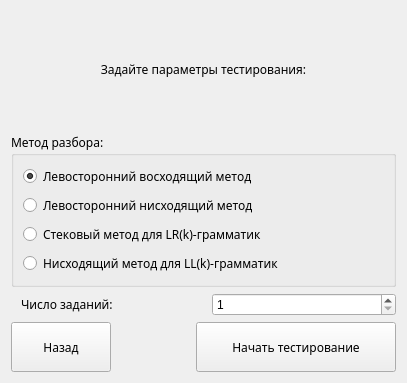
<?xml version="1.0" encoding="UTF-8"?>
<ui version="4.0">
 <class>SetWindow</class>
 <widget class="QWidget" name="SetWindow">
  <property name="geometry">
   <rect>
    <x>0</x>
    <y>0</y>
    <width>407</width>
    <height>383</height>
   </rect>
  </property>
  <property name="windowTitle">
   <string>Настройки тестирования</string>
  </property>
  <layout class="QVBoxLayout" name="verticalLayout_3">
   <item>
    <widget class="QLabel" name="label_2">
     <property name="font">
      <font>
       <family>Century Gothic</family>
       <pointsize>9</pointsize>
      </font>
     </property>
     <property name="text">
      <string>Задайте параметры тестирования:</string>
     </property>
     <property name="alignment">
      <set>Qt::AlignCenter</set>
     </property>
    </widget>
   </item>
   <item>
    <widget class="QGroupBox" name="groupBox">
     <property name="font">
      <font>
       <family>Century Gothic</family>
       <pointsize>9</pointsize>
      </font>
     </property>
     <property name="title">
      <string>Метод разбора:</string>
     </property>
     <layout class="QVBoxLayout" name="verticalLayout_2">
      <item>
       <layout class="QVBoxLayout" name="verticalLayout">
        <item>
         <widget class="QRadioButton" name="radioButtonLtoR">
          <property name="font">
           <font>
            <family>Century Gothic</family>
            <pointsize>9</pointsize>
           </font>
          </property>
          <property name="text">
           <string>Левосторонний восходящий метод</string>
          </property>
          <property name="checked">
           <bool>true</bool>
          </property>
         </widget>
        </item>
        <item>
         <widget class="QRadioButton" name="radioButton_TtoD">
          <property name="font">
           <font>
            <family>Century Gothic</family>
            <pointsize>9</pointsize>
           </font>
          </property>
          <property name="text">
           <string>Левосторонний нисходящий метод</string>
          </property>
         </widget>
        </item>
        <item>
         <widget class="QRadioButton" name="radioButton_3">
          <property name="font">
           <font>
            <family>Century Gothic</family>
            <pointsize>9</pointsize>
           </font>
          </property>
          <property name="text">
           <string>Стековый метод для LR(k)-грамматик</string>
          </property>
         </widget>
        </item>
        <item>
         <widget class="QRadioButton" name="radioButton_4">
          <property name="font">
           <font>
            <family>Century Gothic</family>
            <pointsize>9</pointsize>
           </font>
          </property>
          <property name="text">
           <string>Нисходящий метод для LL(k)-грамматик</string>
          </property>
         </widget>
        </item>
       </layout>
      </item>
     </layout>
    </widget>
   </item>
   <item>
    <layout class="QHBoxLayout" name="horizontalLayout">
     <property name="leftMargin">
      <number>10</number>
     </property>
     <item>
      <widget class="QLabel" name="label">
       <property name="font">
        <font>
         <family>Century Gothic</family>
         <pointsize>9</pointsize>
        </font>
       </property>
       <property name="text">
        <string>Число заданий:</string>
       </property>
       <property name="margin">
        <number>0</number>
       </property>
      </widget>
     </item>
     <item>
      <widget class="QSpinBox" name="spinBox">
       <property name="minimum">
        <number>1</number>
       </property>
       <property name="maximum">
        <number>10</number>
       </property>
      </widget>
     </item>
    </layout>
   </item>
   <item>
    <layout class="QHBoxLayout" name="horizontalLayout_2">
     <property name="leftMargin">
      <number>0</number>
     </property>
     <item>
      <widget class="QPushButton" name="btnBack">
       <property name="sizePolicy">
        <sizepolicy hsizetype="Minimum" vsizetype="Fixed">
         <horstretch>0</horstretch>
         <verstretch>0</verstretch>
        </sizepolicy>
       </property>
       <property name="minimumSize">
        <size>
         <width>100</width>
         <height>50</height>
        </size>
       </property>
       <property name="font">
        <font>
         <family>Century Gothic</family>
         <pointsize>9</pointsize>
        </font>
       </property>
       <property name="text">
        <string>Назад</string>
       </property>
      </widget>
     </item>
     <item>
      <spacer name="horizontalSpacer">
       <property name="orientation">
        <enum>Qt::Horizontal</enum>
       </property>
       <property name="sizeHint" stdset="0">
        <size>
         <width>40</width>
         <height>20</height>
        </size>
       </property>
      </spacer>
     </item>
     <item>
      <widget class="QPushButton" name="btnStart">
       <property name="sizePolicy">
        <sizepolicy hsizetype="Minimum" vsizetype="Fixed">
         <horstretch>0</horstretch>
         <verstretch>40</verstretch>
        </sizepolicy>
       </property>
       <property name="minimumSize">
        <size>
         <width>200</width>
         <height>50</height>
        </size>
       </property>
       <property name="font">
        <font>
         <family>Century Gothic</family>
         <pointsize>9</pointsize>
        </font>
       </property>
       <property name="text">
        <string>Начать тестирование</string>
       </property>
      </widget>
     </item>
    </layout>
   </item>
  </layout>
 </widget>
 <resources/>
 <connections/>
</ui>
